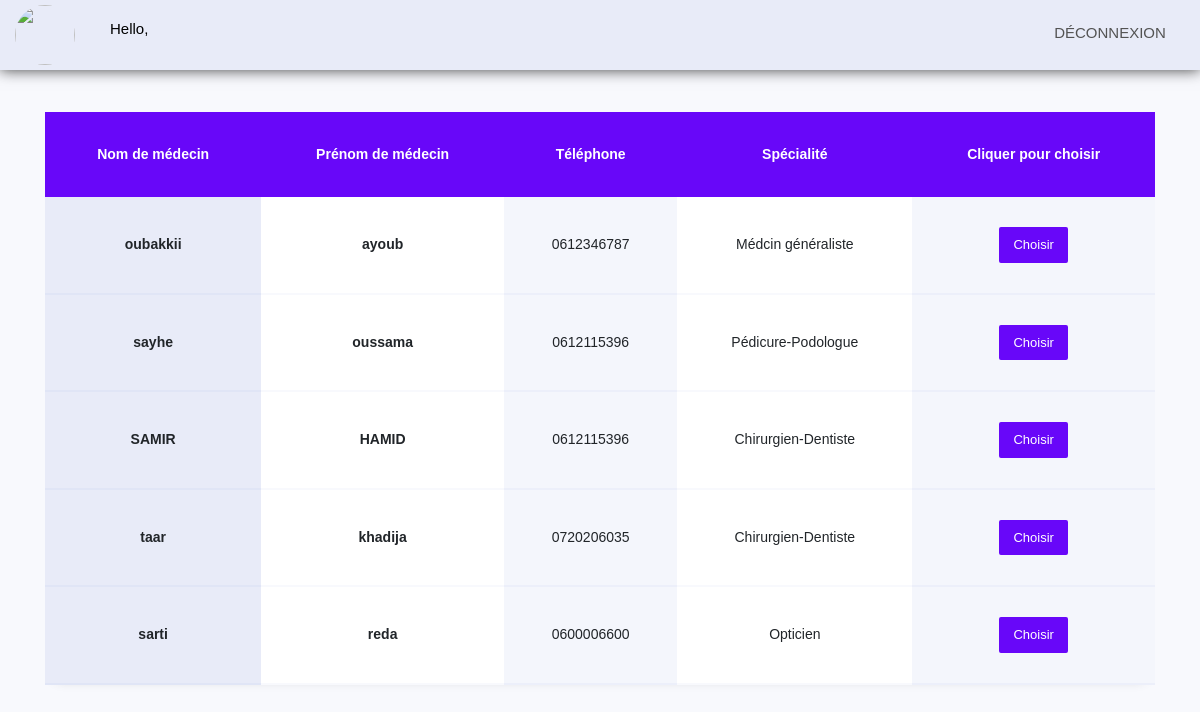
/Patient/Patient/Rendez_vous.php, run on the app's committed database.
### tables this page shows
CREATE TABLE IF NOT EXISTS `medcin` (
  `cinmed` varchar(10) NOT NULL,
  `nommed` varchar(45) NOT NULL,
  `prenommed` varchar(45) NOT NULL,
  `telemed` varchar(10) NOT NULL,
  `photomed` varchar(100) NOT NULL,
  `emailmed` varchar(50) NOT NULL,
  `codspecialiter` int(11) NOT NULL,
  `dplmmed` varchar(100) NOT NULL,
  `sexe` varchar(7) NOT NULL,
  PRIMARY KEY (`cinmed`),
  KEY `fk1` (`codspecialiter`)
);

CREATE TABLE IF NOT EXISTS `specialiter` (
  `codespecialiter` int(11) NOT NULL,
  `labelspecialiter` varchar(65) NOT NULL,
  `presentationspecialiter` varchar(600) NOT NULL,
  PRIMARY KEY (`codespecialiter`)
);

### Patient/Patient/Rendez_vous.php (the view, shortened to what this page needs)
<!doctype html>
<html lang="en">
  <head>
	<link rel="stylesheet" href="https://stackpath.bootstrapcdn.com/font-awesome/4.7.0/css/font-awesome.min.css">
	<link rel="stylesheet" href="css/Rendez_vous.css">
	<?php require "connexion.php"; ?>
	</head>
	<body>
	<?php $img_name=$_SESSION['photoPac'];$nomPac=$_SESSION['nompac']; ?>
	<header class="header">
		<div class="info">
			<img class='image' src="<?php echo 'Profil_Patient_img/'.$img_name; ?>">
			<p>Hello,<span><?php echo $nomPac; ?></span></p>
		</div>
      <ul class="main-nav">
          <li><a href="DeconnexionPac.php">Déconnexion</a></li>
      </ul>
	</header>
	<section class="ftco-section">
		<div class="container">
			<div class="row">
				<div class="col-md-12">
					<div class="table-wrap">
						<table class="table">
						<?php
						$reqet=$con->query("SELECT `cinmed`, `nommed`, `prenommed`, `telemed`, `labelspecialiter` FROM `medcin`,`specialiter`
						WHERE medcin.codspecialiter=specialiter.codespecialiter");
					    echo "
						<thead class='thead-primary'>
							<tr>
								<th>Nom de médecin</th>
								<th>Prénom de médecin</th>
								<th>Téléphone</th>
								<th>Spécialité</th>
								<th>Cliquer pour choisir</th>
							</tr>
					    </thead>";
						echo "<tbody>";
						while($ligne=$reqet->fetch()){
							$CinMed=$ligne['cinmed'];$NomMed=$ligne['nommed'];
							$PrenomMed=$ligne['prenommed'];$TeleMed=$ligne['telemed'];
							$SpecialMed=$ligne['labelspecialiter'];
							echo"
								<tr>
									<th scope='row' class='scope' >".$NomMed."</th>
									<th>".$PrenomMed."</th>
									<td>".$TeleMed."</td>
									<td>".$SpecialMed."</td>
									<td><a href='Rendez_vous2.php?CinMed=$CinMed' class='btn btn-primary'>Choisir</a></td>
								</tr>";
						}
						echo "</tbody>";
						?>
					  </table>
					</div>
				</div>
			</div>
		</div>
	</section>
	</body>
</html>

### data on the page
medcin: nommed "oubakkii", prenommed "ayoub", telemed "0612346787", specialiter.labelspecialiter "Médcin généraliste"
medcin: nommed "sayhe", prenommed "oussama", telemed "0612115396", specialiter.labelspecialiter "Pédicure-Podologue"
medcin: nommed "SAMIR", prenommed "HAMID", telemed "0612115396", specialiter.labelspecialiter "Chirurgien-Dentiste"
medcin: nommed "taar", prenommed "khadija", telemed "0720206035", specialiter.labelspecialiter "Chirurgien-Dentiste"
medcin: nommed "sarti", prenommed "reda", telemed "0600006600", specialiter.labelspecialiter "Opticien"
